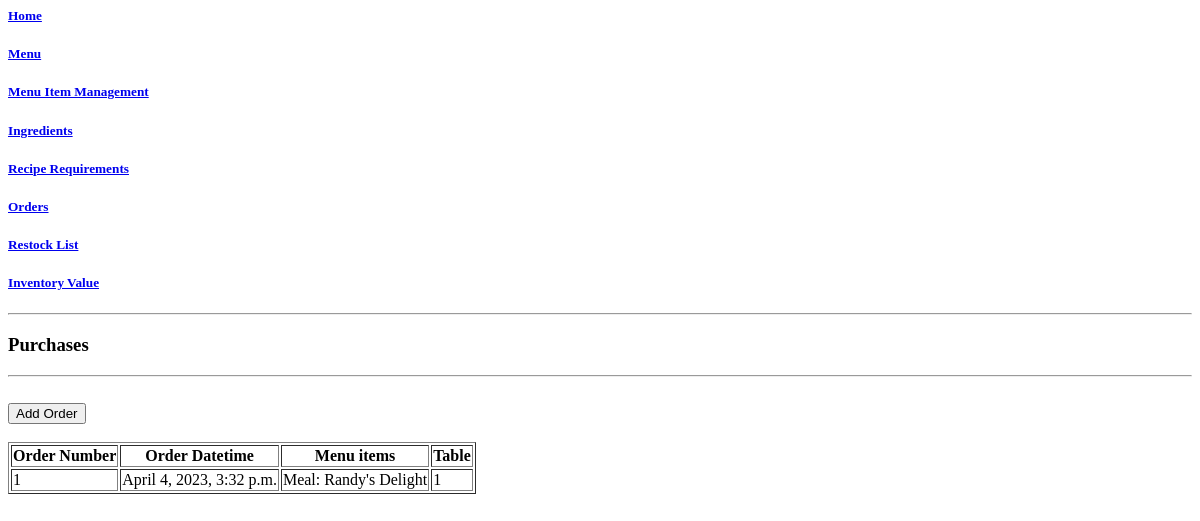
/purchases/list, run on an earlier commit of the app's database.
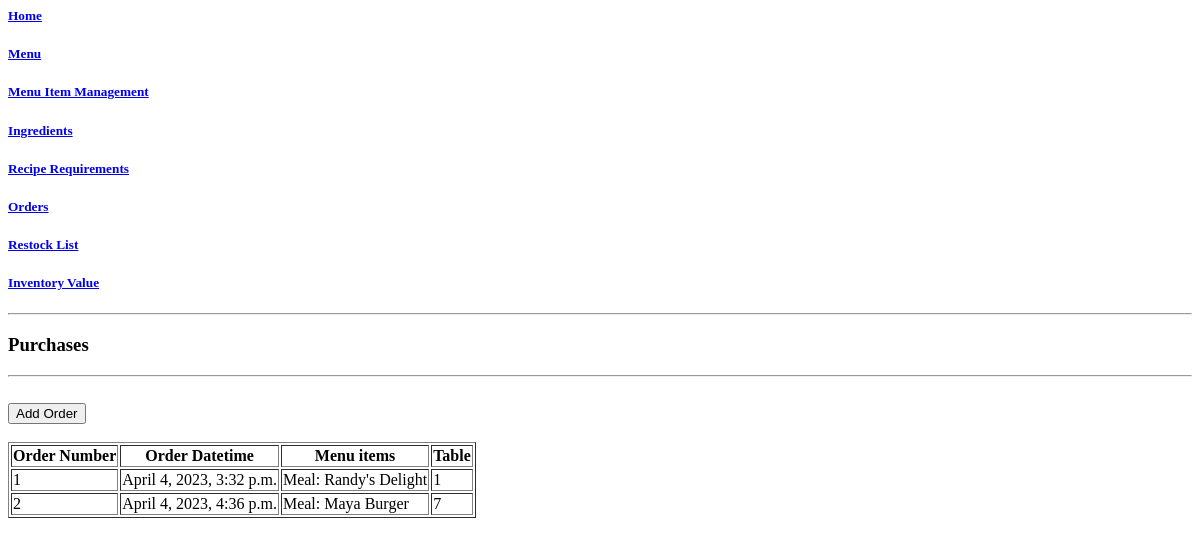
And on a later commit of the database.
### crispy_crab/models.py (models this page shows, shortened)
class Purchase(models.Model):
    order_time = models.DateTimeField(auto_now_add=True)
    menu_items = models.ForeignKey(MenuItems, on_delete=models.CASCADE)
    table = models.IntegerField()

class MenuItems(models.Model):
    item_name = models.CharField(max_length=30, unique=True)
    item_description = models.CharField(max_length=150, default="recipe requirements not complete")
    item_price = models.DecimalField(max_digits=5, decimal_places=2, default=0)
    class Meta:
        ordering = ['item_name']
    def __str__(self):
        return "Meal: " + str(self.item_name)

### crispy_crab/views.py (the view)
# urls.py: path('purchases/list', views.PurchaseList.as_view(), name='purchaselist'),
class PurchaseList(ListView):
    model = Purchase
    template_name = "crispy_crab/purchase_list.html"

### crispy_crab/templates/crispy_crab/purchase_list.html
{% extends "crispy_crab/base.html" %}
{% block content %}
<hr>
<h3>Purchases</h3>
<hr>
<br>
<a href="{% url 'purchasecreate'%}"><button class="btn">Add Order</button></a>
<br>
<br>
<table border = 1 id="purchase_table">
  <tr>
    <th>Order Number</th>
    <th>Order Datetime</th>
    <th>Menu items</th>
    <th>Table</th>
  </tr>
{% for purchase in purchase_list %}
<tr>
  <td>{{ purchase.id }} </td>
  <td>{{ purchase.order_time }} </td>
  <td>{{ purchase.menu_items }} </td>
  <td>{{ purchase.table }} </td>
</tr>
{% endfor %}
</table>
{% endblock %}

What changed in the data, as far as the page shows it:
added Purchase: id "2", order_time "April 4, 2023, 4:36 p.m.", menu_items "Meal: Maya Burger", table "7"
